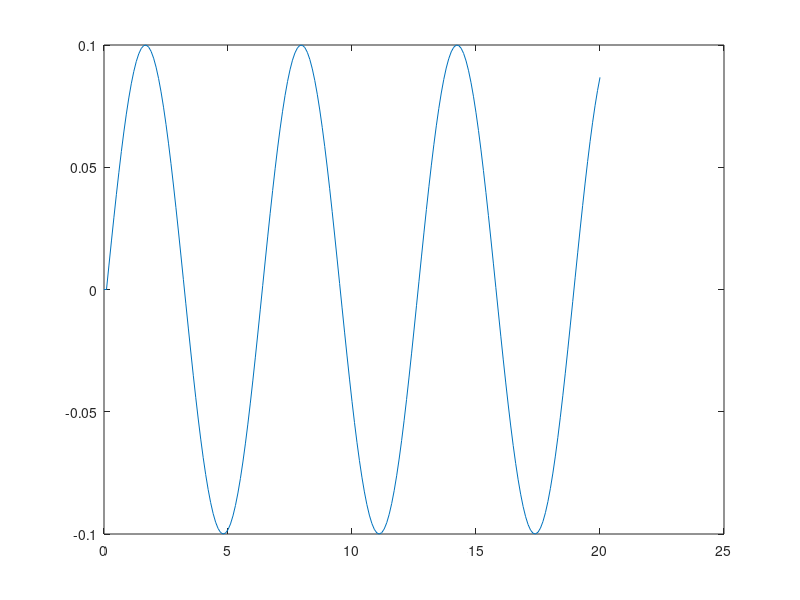

Recreate this plot in MATLAB.
function simple_ode_solution
% The initial values of y and t
y(1) = 0;
t(1) = 0;
delta_t = 0.1;
n_steps = 20/delta_t;
for i = 1:n_steps
    dydt = -10*y(i) + sin(t(i));     % Compute the derivative
    y(i+1) = y(i) + delta_t * dydt;  % Find y at time t+delta_t
    t(i+1) = t(i) + delta_t;         % Store the time
end

plot(t,y);

end
